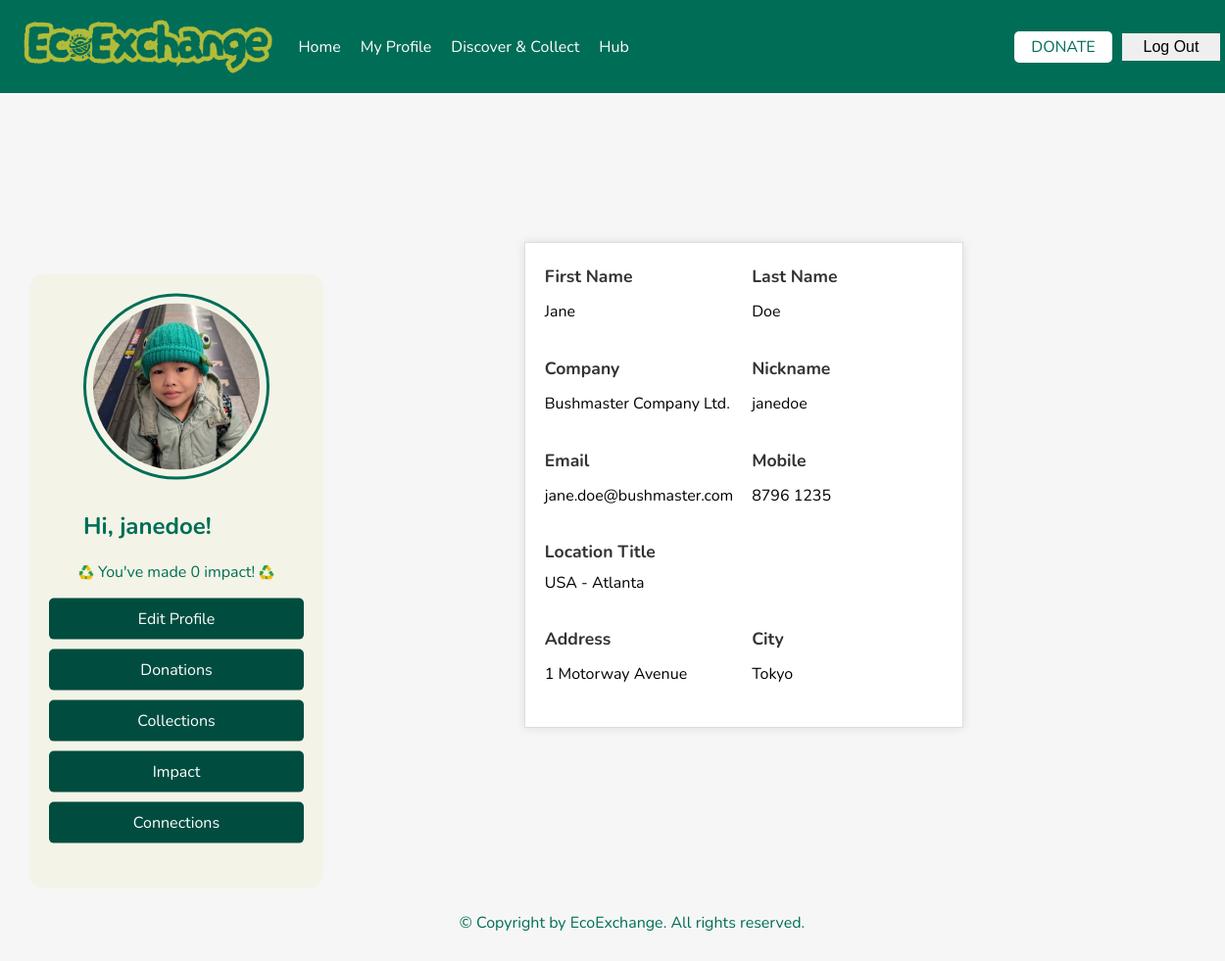
Before: /myprofile (signed in) with the older database file.
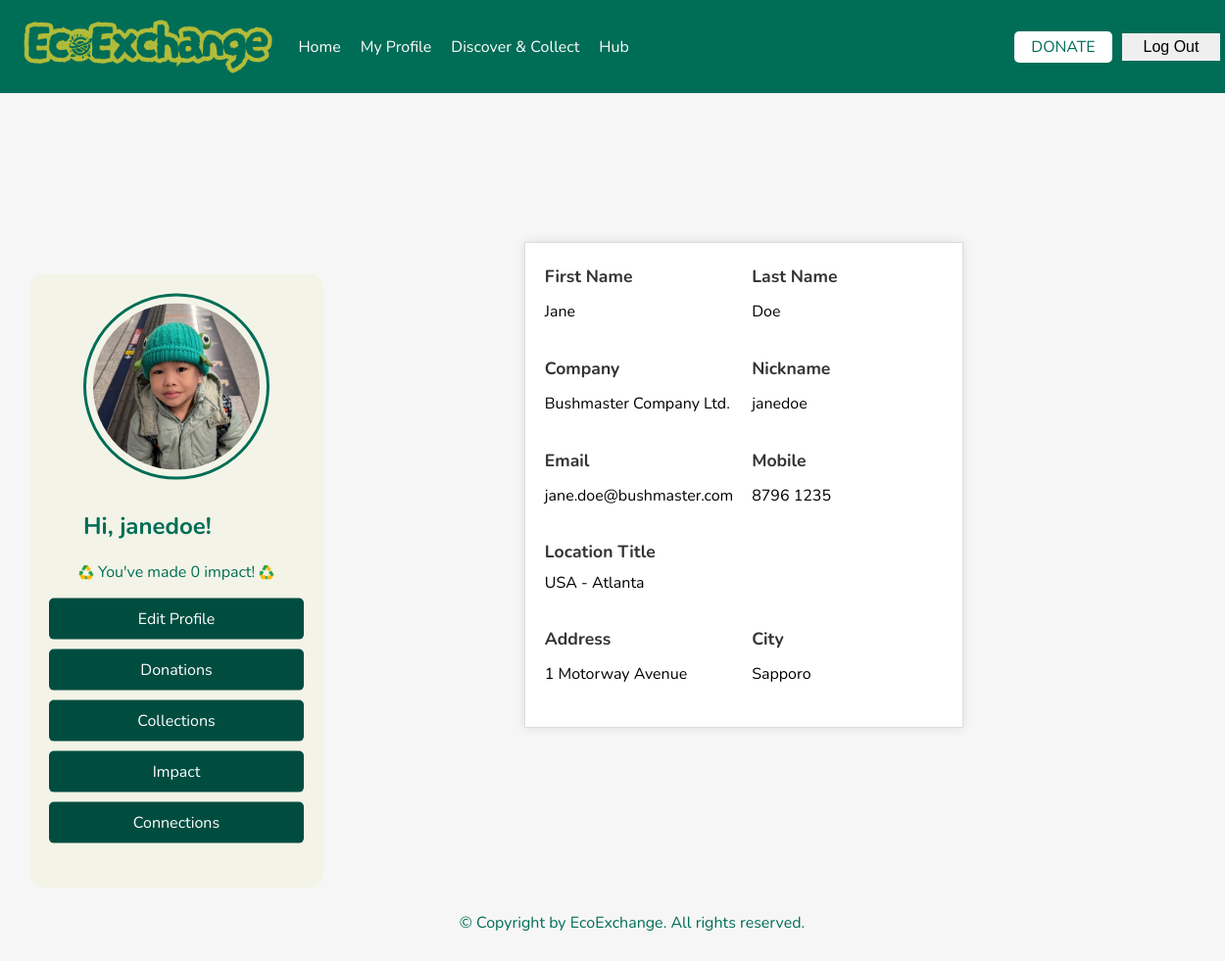
After: the same page with the newer database file.
### models/user.py (models this page shows, shortened)
class User(db.Model):
    __tablename__ = "users"
    user_id = db.Column(db.Integer, primary_key=True)
    nick_name = db.Column(db.String(25), nullable=True)
    email = db.Column(db.String(256), unique=True, nullable=False)
    password = db.Column(db.String(256), nullable=False)
    fname = db.Column(db.String(25), nullable=False)
    lname = db.Column(db.String(25), nullable=False)
    mobile = db.Column(db.String(15), nullable=False)
    location_title = db.Column(db.String(125), nullable=False)
    address = db.Column(db.String(256), nullable=False)
    city = db.Column(db.String(50), nullable=False)
    company = db.Column(db.String(50), nullable=True)

### app.py (the view, shortened to what this page needs)
    @app.route("/myprofile")
    def myprofile():
        success_message = request.args.get("success_message", None)
        error_message = request.args.get("error_message", None)
        if 'user_id' in session:
            user = User.query.get(session['user_id'])
            conn = get_db_connection()
            cursor = conn.cursor()
            cursor.execute("""
                SELECT postings_id, donor_user_id, post_title, quantity, pick_up_location, description, post_status, collector_by_user_id
                FROM postings
            """)
            donations = cursor.fetchall()
            cursor.execute("""
                SELECT COALESCE(SUM(score), 0) AS total_score
                FROM postings
                WHERE donor_user_id = ?
            """, (session["user_id"],))
            total_score = cursor.fetchone()["total_score"]
            cursor.execute("""
                SELECT
                    c.donor_user_id,
                    c.collector_user_id,
                    c.connection_status,
                    u1.fname || ' ' || u1.lname AS donor_name,
                    u2.fname || ' ' || u2.lname AS collector_name
                FROM connections c
                JOIN users u1 ON u1.user_id = c.donor_user_id
                JOIN users u2 ON u2.user_id = c.collector_user_id
                WHERE c.connection_status = 'Active' AND c.donor_user_id = ?
            """, (session["user_id"],))
            connection_rows = cursor.fetchall()
            cursor.execute("""
                SELECT COUNT(*) AS total_connections
                FROM connections
                WHERE donor_user_id = ? OR collector_user_id = ?
            """, (session["user_id"], session["user_id"]))
            total_connections = cursor.fetchone()["total_connections"]
            cursor.execute("""
                SELECT
                    postings_id,
                    post_title,
                    post_date,
                    pick_up_location,
                    score
                FROM postings
                WHERE donor_user_id = ? AND is_deleted = 0
            """, (session['user_id'],))
            impact_rows = cursor.fetchall()
            conn.close()
            requests = [{
                'donor_name': row['donor_name'],
                'collector_name': row['collector_name'],
                'connection_status': row['connection_status']
            } for row in connection_rows]
            impact_donations = []
            total_impact_score = 0
            return render_template(
                "myprofile.html",
                user=user,
                donations=donations,
                total_score=total_score,
                requests=requests,  # ✅ this is key!
                impact_donations=impact_donations,
                total_impact_score=total_impact_score,
                total_connections=total_connections,
                success_message=success_message,
                error_message=error_message
            )
        else:
            return redirect(url_for('login'))

### app.py (called while the page is built)
def get_db_connection():
    conn = sqlite3.connect("instance/ecoexchange.db")
    conn.row_factory = sqlite3.Row
    print("✅ Database connected successfully!")  # Debugging print
    return conn

### templates/myprofile.html (shortened to what this page needs)
<!DOCTYPE html>
<html lang="en">
{% include 'head.html' %}
<body>
{% include 'navbar.html' %}
<div class="container d-flex">
    <aside class="sidebar me-4">
        <div class="profile text-center mb-4">
            <img src="{{ url_for('static', filename='media/profilesample1.jpg') }}" alt="User Profile"
                 class="img-fluid rounded-circle mb-2">
            <h2 id="usergreeting">
                {% if user %}
                Hi, {{ user.nick_name }}!
                {% else %}
                Hi, Guest!
                {% endif %}
            </h2>
        </div>
        <div class="impact-pts text-center mb-3">
                <span>
                    <img src="{{ url_for('static', filename='media/recycle.png') }}" alt="Recycle Icon" class="icon">
                    You've made {{ total_score }} impact!
                    <img src="{{ url_for('static', filename='media/recycle.png') }}" alt="Recycle Icon" class="icon">
                </span>
        </div>
        <ul class="sidebar-menu list-unstyled">
            <li><a href="#" data-content="editprofile">Edit Profile</a></li>
            <li><a href="#" data-content="donations">Donations</a></li>
            <li><a href="#" data-content="collections">Collections</a></li>
            <li><a href="#" data-content="impact">Impact</a></li>
            <li><a href="#" data-content="connections">Connections</a></li>
        </ul>
    </aside>
    <div class="flex-grow-1">
        <div id="editprofile" class="content-section" style="display: none;">{% include 'editprofile.html' %}</div>
        <div id="collections" class="content-section" style="display: none;">{% include 'collections.html' %}</div>
        <div id="connections" class="content-section" style="display: none;">{% include 'connections.html' %}</div>
        <div class="myprofile-details p-4 mt-5 mx-auto bg-light border rounded shadow" style="max-width: 1000px;">
            <div class="row">
                <div class="col-12 col-md-6">
                    <label for="fname" class="form-label">First Name</label>
                    <p id="fname" aria-label="First Name">{{ user.fname }}</p>
                </div>
                <div class="col-12 col-md-6">
                    <label for="lname" class="form-label">Last Name</label>
                    <p id="lname" aria-label="Last Name">{{ user.lname }}</p>
                </div>
            </div>
            <div class="row">
                <div class="col-12 col-md-6">
                    <label for="company" class="form-label">Company</label>
                    <p id="company" aria-label="Company">{{ user.company }}</p>
                </div>
                <div class="col-12 col-md-6">
                    <label for="nick_name" class="form-label">Nickname</label>
                    <p id="nick_name" aria-label="Nickname">{{ user.nick_name }}</p>
                </div>
            </div>
            <div class="row">
                <div class="col-12 col-md-6">
                    <label for="email" class="form-label">Email</label>
                    <p id="email" aria-label="Email">{{ user.email }}</p>
                </div>
                <div class="col-12 col-md-6">
                    <label for="mobile" class="form-label">Mobile</label>
                    <p id="mobile" aria-label="Mobile">{{ user.mobile }}</p>
                </div>
            </div>
            <div class="row">
                <div class="col-md-12">
                    <label for="location_title" class="form-label">Location Title</label>
                    <p id="location_title" aria-label="Location Title">{{ user.location_title }}</p>
                </div>
            </div>
            <div class="row">
                <div class="col-12 col-md-6">
                    <label for="address" class="form-label">Address</label>
                    <p id="address" aria-label="Address">{{ user.address }}</p>
                </div>
                <div class="col-12 col-md-6">
                    <label for="city" class="form-label">City</label>
                    <p id="city" aria-label="City">{{ user.city }}</p>
                </div>
            </div>
        </div>
    </div>
</div>
{% include 'footer.html' %}
</body>
</html>

### templates/head.html (shortened to what this page needs)
<head>
    <link rel="stylesheet" href="{{ url_for('static', filename='styles.css') }}">
</head>

### templates/navbar.html (shortened to what this page needs)
<header>
    <img src="{{ url_for('static', filename='media/logo3.png') }}" alt="EcoExchange Logo" class="logo">
    <nav>
        <ul>
            <li><a href="{{ url_for('index') }}">Home</a></li>
            <li><a href="{{ url_for('myprofile') }}">My Profile</a></li>
            <li><a href="{{ url_for('discover') }}">Discover & Collect</a></li>
            <li><a href="{{ url_for('hub') }}">Hub</a></li>
        </ul>
        <div class="auth-buttons">
        </div>
    </nav>
</header>

### templates/editprofile.html (shortened to what this page needs)
<!DOCTYPE html>
<html lang="en">
<head>
    <link rel="stylesheet" href="{{ url_for('static', filename='css/profile.css') }}">
</head>
<body>
</body>
</html>

### templates/footer.html
<footer>
        <p>© Copyright by EcoExchange. All rights reserved.</p>
</footer>

### templates/collections.html (shortened to what this page needs)
<!DOCTYPE html>
<html lang="en">
<head>
</head>
<body>
</body>
</html>

### templates/connections.html (shortened to what this page needs)
<!DOCTYPE html>
<html lang="en">
<head>
</head>
<body>
</body>
</html>

### static/styles.css (style rules this page uses)
body { font-family: Arial, sans-serif; margin: 0; padding: 0; text-align: center; padding-bottom: 0px; padding-top: 95px; overflow-x: hidden; height: 100%; min-height: 100vh; display: flex; flex-direction: column; font-family: "Nunito", sans-serif; background-color: #f6f6f6; }
header { display: flex; align-items: center; justify-content: space-between; width: 100%; padding: 20px; position: fixed; top: 0; left: 0; z-index: 100; background-color: #006d57; overflow: hidden; }
.logo { height: 55px; width: auto; margin-right: 20px; }
nav { display: flex; align-items: center; width: 90%; justify-content: space-between; }
nav ul { list-style: none; display: flex; gap: 20px; margin: 0; padding: 0; }
nav ul li { display: inline-block; }
nav ul li a { text-decoration: none; color: #ffffff; font-family: "Nunito", sans-serif; }
.auth-buttons { display: flex; align-items: center; justify-content: flex-end; gap: 10px; flex-shrink: 0; justify-content: flex-start; padding-right: 25px; }
footer { bottom: 0; width: 100%; color: #006d57; text-align: center; padding: 20px; }
.container { display: flex; justify-content: center; align-items: center; height: 100vh; }
.sidebar { position: absolute; left: 30px; top: 60%; transform: translateY(-50%); width: 260px; color: #006d57; background: #f3f4e7; padding: 20px; display: flex; flex-direction: column; align-items: center; border-radius: 15px; height: fit-content; }
.profile img { width: 170px; height: 170px; border-radius: 50%; object-fit: cover; margin-bottom: 5px; border: 3px solid #006d57; padding: 7px; background-color: #f3f4e7; }
.icon { width: 1em; height: 1em; vertical-align: middle; object-fit: contain; display: inline-block; }
.sidebar-menu { list-style: none; padding: 0; width: 100%; }
.sidebar-menu li { margin-bottom: 10px; text-align: center; }
.sidebar-menu li a { text-decoration: none; color: white; display: block; padding: 10px; font-size: 1rem; border-radius: 5px; background-color: #004d40; }

### static/css/profile.css (style rules this page uses)
html { color-scheme: light dark; }
.row .col-md-6 { display: flex; flex-direction: column; gap: 5px; }
.row { margin-bottom: 20px; margin-left: 0; margin-right: 0; flex-wrap: wrap; display: flex; justify-content: space-between; gap: 20px; }
.form-label { text-align: left; font-weight: bold; font-size: 1.2rem; }
.myprofile-details { display: flex; flex-direction: column; gap: 10px; background-color: #FFFFFF; color: #000000; padding: 20px; width: calc(100% - 2 * 16px); margin: 20px auto; margin-left: 150px; box-shadow: 0 0 10px rgba(0, 0, 0, 0.1); border: 1px solid #ddd; line-height: 1.6; text-align: left; box-sizing: border-box; }
.myprofile-details p { margin: 0; font-size: 1rem; }
.myprofile-details label { display: block; margin-bottom: 5px; font-weight: bold; }
.sidebar .profile h2 { text-align: left; margin-left: 0; }
.sidebar { position: absolute; left: 30px; top: 60%; transform: translateY(-50%); width: 260px; color: #006d57; background: #f3f4e7; padding: 20px; display: flex; flex-direction: column; align-items: center; border-radius: 15px; height: fit-content; }
.sidebar-menu { list-style: none; padding: 0; width: 100%; }
.sidebar-menu li { margin-bottom: 10px; text-align: center; }
.sidebar-menu li a { text-decoration: none; color: white; display: block; padding: 10px; font-size: 1rem; border-radius: 5px; background-color: #004d40; }
.row { display: flex; gap: 15px; margin-bottom: 20px; }
.row .col-md-6 { display: flex; flex-direction: column; gap: 5px; width: 48%; }
.form-label { font-size: 1.1rem; font-weight: bold; color: #333; }

Changed rows visible on the page:
changed User "janedoe": city "Tokyo" → "Sapporo"
